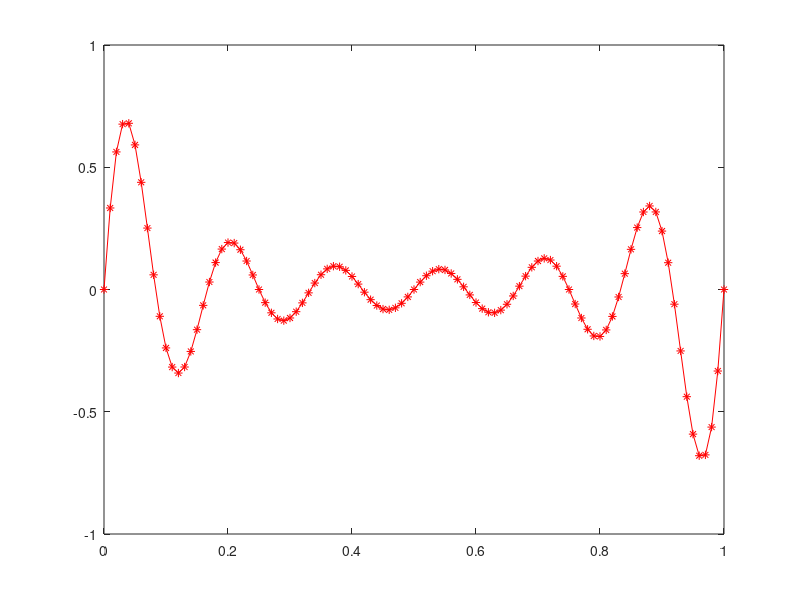

The MATLAB source for this figure: (Note: this script raises an error after producing the figure.)
a = [1 2 3]
# a = [1;2;3]
b = [4;5;6]
d = b'


a * b
a.*b

[maximum, index] = max(a)

a_extended = [a 3 3]

[maximum_extended, index_extended] = max(a_extended)

a_concat = [a a_extended]

A = [1 2 3; 4 5 6; 7 8 9]

mean(a)

diag(a)
diag(diag(a))
diag(diag(diag(a)))
diag(diag(diag(diag(a))))

zeros(3, 2)

A \ b # solves a linear system: A * x = b (???)

A == (A')

A = magic(10); # semicolon hides the output

B = A(2:9, 3:end)

p = [1 0 0 1]; # x^3 + 1
polyval(p, 5)  # 5^3 + 1

f = @(x) x.^3 + 1 # .^ operator also works for arrays

f(5)
f([1 2 3])

roots([21 (-17) (-5) 1])

# plot([-2, 8], [5, -1])

f = @(x) exp(10*x.*(x-1)) .* sin(12*pi*x)

xs = [0:0.01:1];
plot(xs, f(xs), '-*r');


fy = @(t, a, b) (a+b)*sin(t) - b*sin((a/b + 1)*t)

xs = [0:0.1:10*pi];

a = 5.5;
b = 1;
plot(fx(xs, a, b), fy(xs, a, b));

# doesn't work:
# pw = @(x) piecewise(mod(x, 2)==0, x/2, mod(x, 2)==1, 3*x+1)
# plot([0:50], pw([0:50]))

function ret = f(n)
   if n == 0
     ret = 1;
   else
     ret = 1 + 1 / (1 + f(n-1));
   end
 end

f(200)
sqrt(2)
